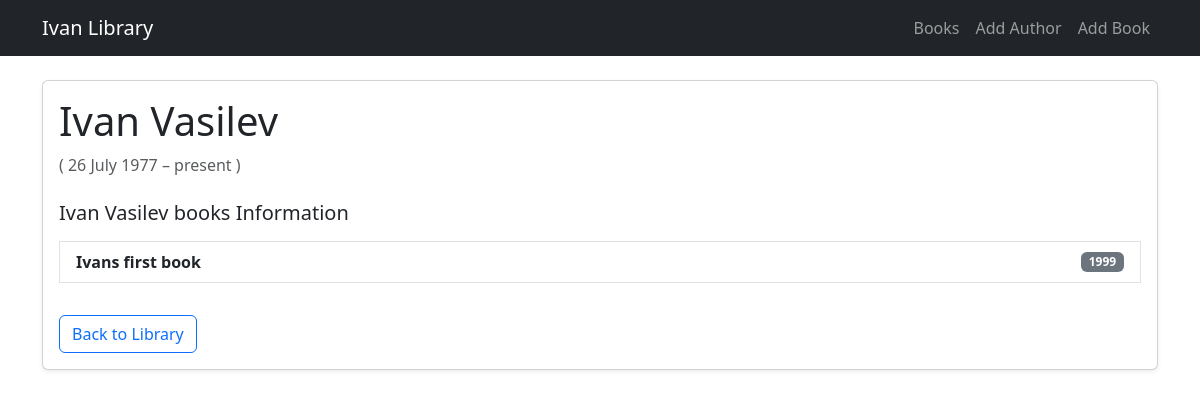
The page /author/1 on the database as committed earlier.
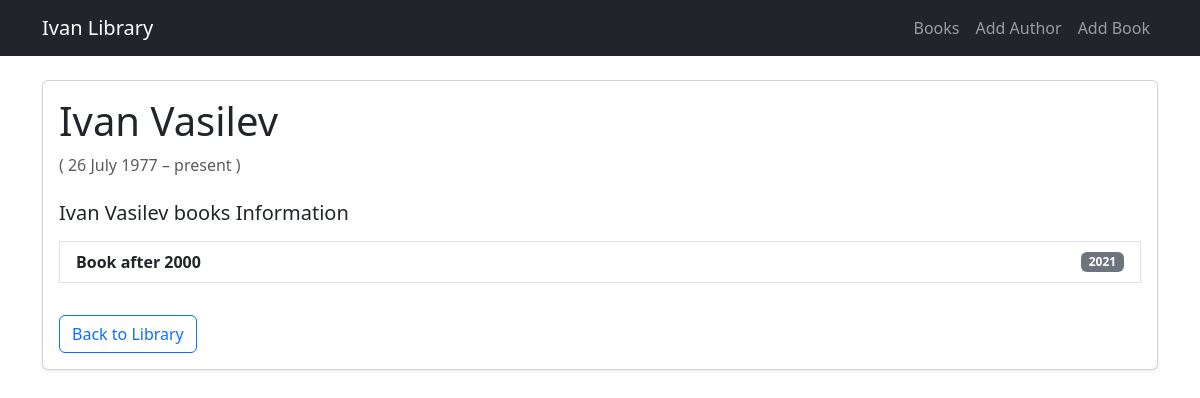
The same page on the database as committed later.
### data_models.py (models this page shows, shortened)
class Book(db.Model):
    __tablename__ = "books"
    id = db.Column(db.Integer, primary_key=True, autoincrement=True)
    isbn = db.Column(db.String, nullable=False)
    title = db.Column(db.String, nullable=False)
    publication_year = db.Column(db.Integer, nullable=False)
    author_id = db.Column(
        db.Integer,
        db.ForeignKey("authors.id"),
        nullable=False
    )
    author = db.relationship("Author", backref="books")

### app.py (the view)
@app.route("/author/<int:author_id>")
def get_author(author_id):
    author = db.session.execute(
        db.select(Author).where(Author.id == author_id)
    ).scalar_one_or_none()
    return render_template(
        "author_detail.html", author=author
    )

### templates/author_detail.html (shortened to what this page needs)
{% extends "base.html" %}
{% block content %}
<main class="author-detail">
    <article class="card shadow-sm">
        <div class="card-body">
            <header class="mb-4">
                <h1 class="card-title">{{ author.name }}</h1>
                <p class="text-muted mb-0">
                    ( {{ author.birth_date.strftime('%d %B %Y') }} –
                    {% if author.date_of_death %}
                        {{ author.date_of_death.strftime('%d %B %Y') }}
                    {% else %}
                        present
                    {% endif %})
                </p>
            </header>
            <section aria-labelledby="author-information">
                <h2 id="author-information" class="h5 mb-3">
                    {{ author.name }} books Information
                </h2>
                <ul class="list-group list-unstyled">
                    {% for book in author.books %}
                    <li class="mb-2">
                        <a href="{{ url_for('get_book', book_id=book.id) }}"
                           class="list-group-item list-group-item-action">
                            <div class="d-flex justify-content-between align-items-center">
                                <span class="fw-semibold">{{ book.title }}</span>
                                <span class="badge text-bg-secondary">
                                    {{ book.publication_year }}
                                </span>
                            </div>
                        </a>
                    </li>
                    {% else %}
                        <li class="text-muted">
                            No books by this author in the library.
                        </li>
                    {% endfor %}
                </ul>
            </section>
            <footer class="mt-4">
                <a href="{{ url_for('home') }}"
                   class="btn btn-outline-primary">
                    Back to Library
                </a>
            </footer>
        </div>
    </article>
</main>
{% endblock %}

Rows that differ between the two databases and show on the page:
removed Book: title "Ivans first book", publication_year "1999"
added Book: title "Book after 2000", publication_year "2021"
